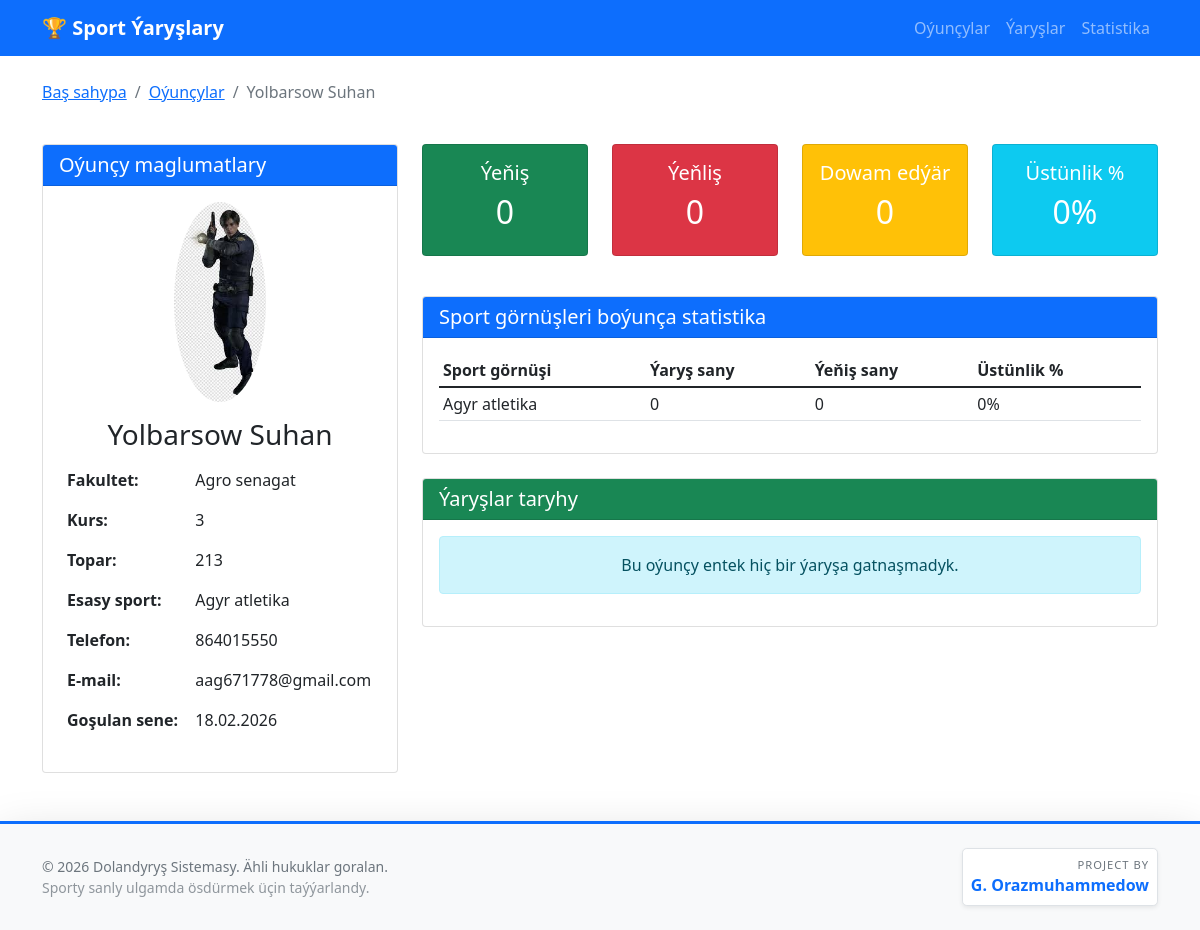
Page /oyuncu/2/ on the committed database.
### sport_league/models.py (models this page shows, shortened)
class Oyuncu(models.Model):
    ady = models.CharField(max_length=50, verbose_name="Ady")
    familiyasy = models.CharField(max_length=50, verbose_name="Familiýasy")
    surat = models.ImageField(upload_to='oyuncular/', verbose_name="Suraty", blank=True, null=True)
    doglan_sene = models.DateField(verbose_name="Doglan senesi", null=True, blank=True)
    fakultet = models.ForeignKey(Fakultet, on_delete=models.CASCADE, verbose_name="Fakulteti")
    kurs = models.IntegerField(validators=[MinValueValidator(1), MaxValueValidator(6)], verbose_name="Kursy")
    topar = models.CharField(max_length=20, verbose_name="Topary", help_text="Mysal: T-101, M-202")
    sport_gornushi = models.ManyToManyField(SportGornushi, through='OyuncuSport', verbose_name="Sport görnüşleri")
    esasgy_sport = models.ForeignKey(SportGornushi, on_delete=models.SET_NULL, null=True, blank=True,
                                      related_name='esasgy_oyuncular', verbose_name="Esasy sport görnüşi")
    telefon = models.CharField(max_length=20, verbose_name="Telefon belgisi", blank=True)
    email = models.EmailField(verbose_name="E-mail", blank=True)
    aktiv = models.BooleanField(default=True, verbose_name="Aktiw")
    gosulan_sene = models.DateTimeField(auto_now_add=True, verbose_name="Goşulan sene")
    class Meta:
        verbose_name = "Oýunçy"
        verbose_name_plural = "Oýunçylar"
        ordering = ['familiyasy', 'ady']
    @property
    def tamam_ady(self):
        return f"{self.familiyasy} {self.ady}"

class Fakultet(models.Model):
    ady = models.CharField(max_length=100, verbose_name="Fakultetiň ady")
    gysgaltma = models.CharField(max_length=10, verbose_name="Gysgaltma", blank=True)
    binasy = models.CharField(max_length=200, verbose_name="Fakultetiň binasy", blank=True)
    logo = models.ImageField(upload_to='fakultet_logo/', verbose_name="Logotipi", blank=True, null=True)
    gurulan_sene = models.DateField(verbose_name="Gurulan senesi", null=True, blank=True)
    class Meta:
        verbose_name = "Fakultet"
        verbose_name_plural = "Fakultetler"
        ordering = ['ady']

class SportGornushi(models.Model):
    ady = models.CharField(max_length=100, verbose_name="Sport görnüşi")
    toparlygy = models.BooleanField(default=False, verbose_name="Toparlaýyn")
    dusundirish = models.TextField(blank=True, verbose_name="Düşündiriş")
    class Meta:
        verbose_name = "Sport görnüşi"
        verbose_name_plural = "Sport görnüşleri"

### sport_league/views.py (the view)
# urls.py: path('oyuncu/<int:pk>/', views.oyuncu_detail, name='oyuncu_detail'),
def oyuncu_detail(request, pk):
    try:
        oyuncu = Oyuncu.objects.select_related('fakultet', 'esasgy_sport').prefetch_related(
            'sport_gornushi', 'oyuncusport_set'
        ).get(pk=pk, aktiv=True)
    except Oyuncu.DoesNotExist:
        raise Http404("Oýunçy tapylmady")
    yaryslar = YarysGatnashyk.objects.filter(oyuncu=oyuncu).select_related('yarys', 'yarys__sport_gornushi').order_by('-yarys__baslanjak_sene')
    yenis_sany = yaryslar.filter(netije='yenis').count()
    utuldy_sany = yaryslar.filter(netije='utuldy').count()
    dowam_sany = yaryslar.filter(netije='dowam').count()
    umumy_gatnashyk = yaryslar.count()
    sport_stat = {}
    for sport in oyuncu.sport_gornushi.all():
        sport_stat[sport.ady] = {
            'yarys_sany': yaryslar.filter(yarys__sport_gornushi=sport).count(),
            'yenis_sany': yaryslar.filter(yarys__sport_gornushi=sport, netije='yenis').count(),
        }
    utus_prosenti = 0
    if umumy_gatnashyk > 0:
        utus_prosenti = round((yenis_sany / umumy_gatnashyk) * 100, 1)
    context = {
        'oyuncu': oyuncu,
        'yaryslar': yaryslar,
        'yenis_sany': yenis_sany,
        'utuldy_sany': utuldy_sany,
        'dowam_sany': dowam_sany,
        'umumy_gatnashyk': umumy_gatnashyk,
        'utus_prosenti': utus_prosenti,
        'sport_stat': sport_stat,
    }
    return render(request, 'sport_league/oyuncu_detail.html', context)

### sport_league/templates/sport_league/oyuncu_detail.html (shortened to what this page needs)
{% extends 'sport_league/base.html' %}
{% block content %}
<div class="row mb-4">
    <div class="col-12">
        <nav aria-label="breadcrumb">
            <ol class="breadcrumb">
                <li class="breadcrumb-item"><a href="{% url 'bas_sahypa' %}">Baş sahypa</a></li>
                <li class="breadcrumb-item"><a href="{% url 'oyuncu_list' %}">Oýunçylar</a></li>
                <li class="breadcrumb-item active">{{ oyuncu.tamam_ady }}</li>
            </ol>
        </nav>
    </div>
</div>
<div class="row">
    <div class="col-md-4 mb-4">
        <div class="card">
            <div class="card-header bg-primary text-white">
                <h5 class="mb-0">Oýunçy maglumatlary</h5>
            </div>
            <div class="card-body text-center">
                {% if oyuncu.surat %}
                <img src="{{ oyuncu.surat.url }}" class="rounded-circle img-fluid mb-3" style="max-width: 200px; max-height: 200px; object-fit: cover;">
                {% else %}
                <div class="bg-secondary text-white rounded-circle d-flex align-items-center justify-content-center mx-auto mb-3" style="width: 200px; height: 200px; font-size: 4rem;">
                    {{ oyuncu.ady|first }}{{ oyuncu.familiyasy|first }}
                </div>
                {% endif %}
                <h3>{{ oyuncu.familiyasy }} {{ oyuncu.ady }}</h3>
                <table class="table table-borderless text-start">
                    <tr>
                        <th>Fakultet:</th>
                        <td>{{ oyuncu.fakultet.ady }}</td>
                    </tr>
                    <tr>
                        <th>Kurs:</th>
                        <td>{{ oyuncu.kurs }}</td>
                    </tr>
                    <tr>
                        <th>Topar:</th>
                        <td>{{ oyuncu.topar }}</td>
                    </tr>
                    <tr>
                        <th>Esasy sport:</th>
                        <td>{{ oyuncu.esasgy_sport.ady|default:"Bellenilmedik" }}</td>
                    </tr>
                    {% if oyuncu.telefon %}
                    <tr>
                        <th>Telefon:</th>
                        <td>{{ oyuncu.telefon }}</td>
                    </tr>
                    {% endif %}
                    {% if oyuncu.email %}
                    <tr>
                        <th>E-mail:</th>
                        <td>{{ oyuncu.email }}</td>
                    </tr>
                    {% endif %}
                    <tr>
                        <th>Goşulan sene:</th>
                        <td>{{ oyuncu.gosulan_sene|date:"d.m.Y" }}</td>
                    </tr>
                </table>
            </div>
        </div>
    </div>
    <div class="col-md-8 mb-4">
        <div class="row mb-4">
            <div class="col-md-3 mb-3">
                <div class="card bg-success text-white text-center">
                    <div class="card-body">
                        <h5 class="card-title">Ýeňiş</h5>
                        <h2>{{ yenis_sany }}</h2>
                    </div>
                </div>
            </div>
            <div class="col-md-3 mb-3">
                <div class="card bg-danger text-white text-center">
                    <div class="card-body">
                        <h5 class="card-title">Ýeňliş</h5>
                        <h2>{{ utuldy_sany }}</h2>
                    </div>
                </div>
            </div>
            <div class="col-md-3 mb-3">
                <div class="card bg-warning text-white text-center">
                    <div class="card-body">
                        <h5 class="card-title">Dowam edýär</h5>
                        <h2>{{ dowam_sany }}</h2>
                    </div>
                </div>
            </div>
            <div class="col-md-3 mb-3">
                <div class="card bg-info text-white text-center">
                    <div class="card-body">
                        <h5 class="card-title">Üstünlik %</h5>
                        <h2>{{ utus_prosenti|default:"0" }}%</h2>
                    </div>
                </div>
            </div>
        </div>
        {% if sport_stat %}
        <div class="card mb-4">
            <div class="card-header bg-primary text-white">
                <h5 class="mb-0">Sport görnüşleri boýunça statistika</h5>
            </div>
            <div class="card-body">
                <div class="table-responsive">
                    <table class="table table-sm">
                        <thead>
                            <tr>
                                <th>Sport görnüşi</th>
                                <th>Ýaryş sany</th>
                                <th>Ýeňiş sany</th>
                                <th>Üstünlik %</th>
                            </tr>
                        </thead>
                        <tbody>
                            {% for sport, stat in sport_stat.items %}
                            <tr>
                                <td>{{ sport }}</td>
                                <td>{{ stat.yarys_sany }}</td>
                                <td>{{ stat.yenis_sany }}</td>
                                <td>
                                    {% if stat.yarys_sany > 0 %}
                                        {% widthratio stat.yenis_sany stat.yarys_sany 100 %}%
                                    {% else %}
                                        0%
                                    {% endif %}
                                </td>
                            </tr>
                            {% endfor %}
                        </tbody>
                    </table>
                </div>
            </div>
        </div>
        {% endif %}
        <div class="card">
            <div class="card-header bg-success text-white">
                <h5 class="mb-0">Ýaryşlar taryhy</h5>
            </div>
            <div class="card-body">
                {% if yaryslar %}
                <div class="table-responsive">
                    <table class="table table-hover">
                        <thead>
                            <tr>
                                <th>Ýaryş</th>
                                <th>Sene</th>
                                <th>Sport</th>
                                <th>Netije</th>
                                <th>Orun</th>
                            </tr>
                        </thead>
                        <tbody>
                            {% for gatnashyk in yaryslar %}
                            <tr>
                                <td>
                                    <a href="{% url 'yarys_detail' gatnashyk.yarys.id %}">
                                        {{ gatnashyk.yarys.ady }}
                                    </a>
                                </td>
                                <td>{{ gatnashyk.yarys.baslanjak_sene|date:"d.m.Y" }}</td>
                                <td>{{ gatnashyk.yarys.sport_gornushi.ady }}</td>
                                <td>
                                    {% if gatnashyk.netije == 'yenis' %}
                                    <span class="badge bg-success">Ýeňiş</span>
                                    {% elif gatnashyk.netije == 'utuldy' %}
                                    <span class="badge bg-danger">Ýeňliş</span>
                                    {% elif gatnashyk.netije == 'dowam' %}
                                    <span class="badge bg-warning">Dowam edýär</span>
                                    {% else %}
                                    <span class="badge bg-secondary">{{ gatnashyk.netije }}</span>
                                    {% endif %}
                                </td>
                                <td>
                                    {% if gatnashyk.orun %}
                                        {{ gatnashyk.orun }} orun
                                    {% else %}
                                        -
                                    {% endif %}
                                </td>
                            </tr>
                            {% endfor %}
                        </tbody>
                    </table>
                </div>
                {% else %}
                <div class="alert alert-info text-center">
                    Bu oýunçy entek hiç bir ýaryşa gatnaşmadyk.
                </div>
                {% endif %}
            </div>
        </div>
    </div>
</div>
{% endblock %}

### sport_league/templates/sport_league/base.html (shortened to what this page needs)
<!DOCTYPE html>
<html lang="tk">
<head>
    <link href="https://cdn.jsdelivr.net/npm/bootstrap@5.1.3/dist/css/bootstrap.min.css" rel="stylesheet">
</head>
<body>
    <nav class="navbar navbar-expand-lg navbar-dark bg-primary">
        <div class="container">
            <a class="navbar-brand" href="{% url 'bas_sahypa' %}">🏆 Sport Ýaryşlary</a>
            <div class="collapse navbar-collapse" id="navbarNav">
                <ul class="navbar-nav ms-auto">
                    <li class="nav-item">
                        <a class="nav-link" href="{% url 'oyuncu_list' %}">Oýunçylar</a>
                    </li>
                    <li class="nav-item">
                        <a class="nav-link" href="{% url 'yarys_list' %}">Ýaryşlar</a>
                    </li>
                    <li class="nav-item">
                        <a class="nav-link" href="{% url 'statistika' %}">Statistika</a>
                    </li>
                </ul>
            </div>
        </div>
    </nav>
    <main class="container my-4">
        {% block content %}
        {% endblock %}
    </main>
    <footer class="footer mt-auto py-4 shadow-lg" style="background: #f8f9fa; border-top: 3px solid #0d6efd;">
        <div class="container">
            <div class="row align-items-center">
                <div class="col-md-6 text-md-start text-center">
                    <p class="text-muted small mb-0">
                        &copy; {% now "Y" %} Dolandyryş Sistemasy. Ähli hukuklar goralan.<br>
                        <span class="opacity-75">Sporty sanly ulgamda ösdürmek üçin taýýarlandy.</span>
                    </p>
                </div>
                <div class="col-md-6 text-md-end text-center mt-3 mt-md-0">
                    <div class="d-inline-block p-2 rounded-3 bg-white border shadow-sm">
                        <small class="text-uppercase text-muted" style="font-size: 0.7rem; display: block; letter-spacing: 1px;">Project by</small>
                        <span class="fw-bold text-primary">G. Orazmuhammedow</span>
                    </div>
                </div>
            </div>
        </div>
    </footer>

### sport_league/templates/sport_league/base.html (style rules this page uses)
.navbar-brand { font-weight: bold; }
.footer { background-color: #f8f9fa; padding: 20px 0; margin-top: 50px; }

### rows in the picture
Oyuncu: tamam_ady "Yolbarsow Suhan", surat (picture), familiyasy "Yolbarsow", ady "Suhan", fakultet.ady "Agro senagat", kurs "3", topar "213", esasgy_sport.ady "Agyr atletika", telefon "864015550", email "aag671778@gmail.com", gosulan_sene "18.02.2026"
SportGornushi: sport_stat "Agyr atletika"

### other values in the picture
{{ yenis_sany }} "0"
{{ utuldy_sany }} "0"
{{ dowam_sany }} "0"
{{ utus_prosenti|default:"0" }} "0"
{{ stat.yarys_sany }} "0"
{{ stat.yenis_sany }} "0"
